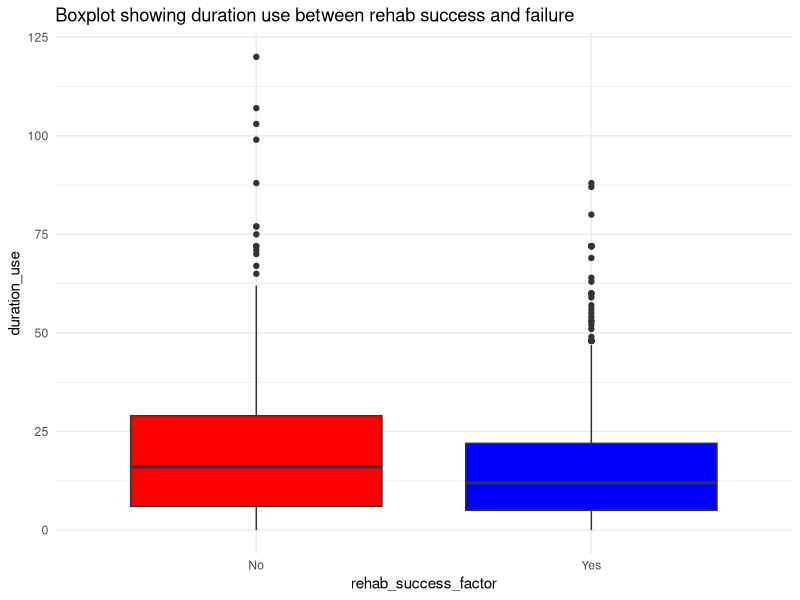
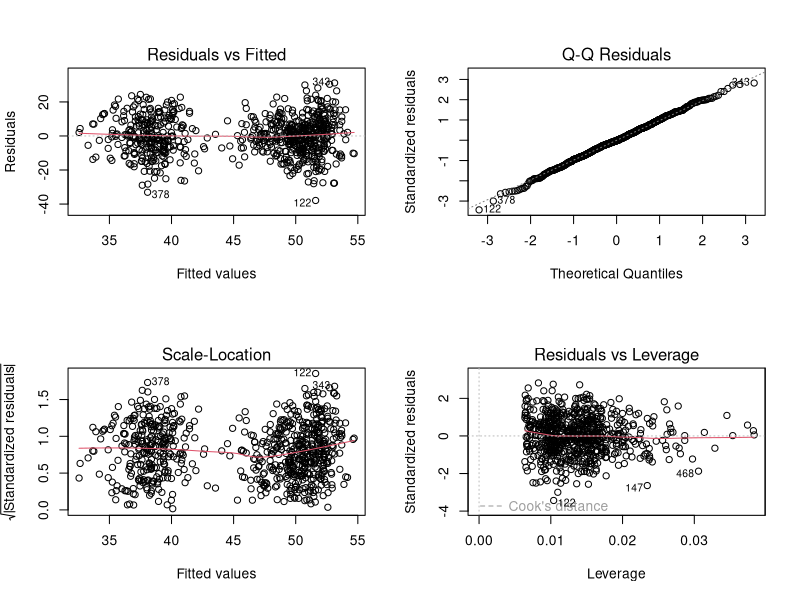

The R script that drew these images, in order:
# Libraries ---------------------------------------------------------------
library(dplyr)
library(ggplot2)



# Data --------------------------------------------------------------------
peermentor <- read.csv(here::here("data/peermentor.csv"))

# Data Processing ---------------------------------------------------------

peermentor <- peermentor %>%
  # mutate(gender_factor = ifelse(gender == "male", 0, 1)) # Male = 0, Female = 1
  mutate(gender_factor = as.factor(gender))

peermentor <- peermentor %>%
  mutate(region_factor = as.factor(region))

peermentor <- peermentor %>%
  # mutate(rehab_success_factor = ifelse(rehab_success == "No", 0, 1)) # No = 0, Yes = 1
  mutate(rehab_success_factor = as.factor(rehab_success))

peermentor <- peermentor %>%
  mutate(intervention_factor = as.factor(intervention))


# Analysis Aim 1: Chi-square testing ----------------------------------------------------------------
# Injecting Status and rehab_success
# Removing missing in injecting status
peermentor_2 <- peermentor %>%
  filter(injecting_status != "Missing")

peermentor_2 <- peermentor_2 %>%
  mutate(injecting_status_factor = as.factor(injecting_status))


# Chi-square test for rehab_success and injecting_status
chisq.test(table(peermentor_2$rehab_success_factor, 
                 peermentor_2$injecting_status_factor))

# Selecting duration use for successful
duration_use_success <- peermentor %>%
  filter(rehab_success_factor == "Yes") %>%
  select(duration_use)

# Selecting duration use for unsuccessful
duration_use_failure <- peermentor %>%
  filter(rehab_success_factor == "No") %>%
  select(duration_use)

# Boxplot for rehab success and failure duration use
peermentor %>% ggplot(aes(x = rehab_success_factor, y = duration_use)) +
  geom_boxplot(fill = c("red", "blue")) +
  theme_minimal() + ggtitle("Boxplot showing duration use between rehab success and failure")


# 2 sample t-test to see difference
# Unequal variance
t.test(duration_use_success, duration_use_failure)
# Equal variance
t.test(duration_use_success, duration_use_failure, var.equal = TRUE)


# Analysis Aim 2: Logistic Regression -------------------------------------
# Filtering missing data
peermentor_3 <- peermentor_2 %>%
  filter(last_obs_outcome == "Study completed")

peermentor_3 <- peermentor_3 %>%
  mutate(relapse_yes_no = ifelse(is.na(relapse_days), 0, 1)) # 0 = No relapse, 1 = relapse

peermentor_3 <- peermentor_3 %>%
  filter(housing_status != "Other") %>%
  mutate(housing_status_factor = as.factor(housing_status))

# Releveling
peermentor_3 <- peermentor_3 %>%
  mutate(intervention_factor = relevel(intervention_factor, "standard of care"))

peermentor_3 <- peermentor_3 %>%
  mutate(injecting_status_factor = relevel(injecting_status_factor, "Never injected"))

peermentor_3 <- peermentor_3 %>%
  mutate(housing_status_factor = relevel(housing_status_factor, "No problem"))

# Logistic Regression Model
log_mod1 <- glm(data = peermentor_3, family = binomial(link = logit),
                relapse_yes_no ~ intervention_factor + age + 
                gender_factor + duration_use + 
                injecting_status_factor +
               housing_status_factor + rehab_success_factor)

log_mod2 <- glm(data = peermentor_3, family = binomial(link = logit),
                relapse_yes_no ~ intervention_factor + age + 
                  gender_factor + duration_use + 
                  injecting_status_factor +
                  housing_status_factor)

log_mod3 <- glm(data = peermentor_3, family = binomial(link = logit),
                relapse_yes_no ~ intervention_factor + age + 
                  gender_factor + 
                  rehab_success_factor + housing_status_factor)
summary(log_mod1)
summary(log_mod2)
summary(log_mod3)

# Analysis Aim 3: Linear Regression ---------------------------------------
# Filtering out NA in wellbeing1yr
peermentor_4 <- peermentor_2 %>%
  filter(!is.na(wellbeing1yr)) 

peermentor_4 <- peermentor_4 %>%
  filter(housing_status != "Other") %>%
  mutate(housing_status_factor = as.factor(housing_status))

# Releveling
peermentor_4 <- peermentor_4 %>%
  mutate(intervention_factor = relevel(intervention_factor, "standard of care"))

peermentor_4 <- peermentor_4 %>%
  mutate(injecting_status_factor = relevel(injecting_status_factor, "Never injected"))

peermentor_4 <- peermentor_4 %>%
  mutate(housing_status_factor = relevel(housing_status_factor, "No problem"))

# Linear model
linear_model1 <- lm(data = peermentor_4, wellbeing1yr ~ intervention_factor + 
                      age + gender_factor + duration_use + 
                      injecting_status_factor +
                      housing_status_factor + rehab_success_factor)

linear_model2 <- lm(data = peermentor_4, wellbeing1yr ~ intervention_factor + 
                      age + gender_factor + duration_use + 
                      injecting_status_factor +
                      housing_status_factor)

linear_model3 <- lm(data = peermentor_4, wellbeing1yr ~ intervention_factor + 
                      age + gender_factor + 
                      housing_status_factor + rehab_success_factor)

summary(linear_model1)
summary(linear_model2)
summary(linear_model3)

# Checking linear model assumptions
par(mfrow = c(2,2))
plot(linear_model1)
